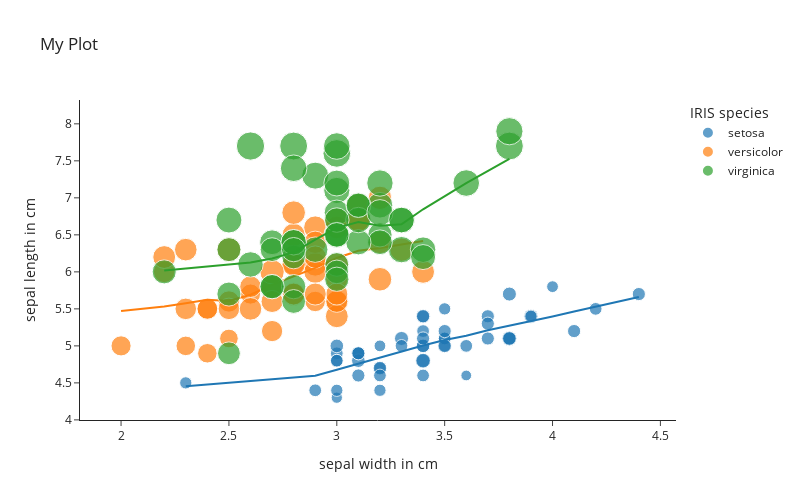

This figure's notebook cell:
### Markdown cell above
8. Lastly, give the plot a title and adjust with which labels the columns should be displayed. Use the labels in the following table:
| Column Name | Label |
| ----------- | ----------- |
| "sepal_length"  | "Sepal Length [cm]" |
| "sepal_width" | "Sepal Width [cm]" |
| "petal_length" | "Petal Length [cm]" |
| "petal_width" | "Petal Width [cm]" |
| "species" | "IRIS Species" |

### Code cell
px.scatter(
    df,
    x="sepal_width",
    y="sepal_length",
    color="species",
    size="petal_length",
    hover_data=["petal_width"],
    trendline="lowess",
    template="simple_white",
    width=800,
    height=500,
    title="My Plot",  # title to be displayed
    labels={
        "sepal_length": "sepal length in cm",
        "sepal_width": "sepal width in cm",
        "petal_length": "petal length cm",
        "petal_width": "petal width cm",
        "species": "IRIS species",
    },  # a dictionary where you can write for each column name the label that should be displayed
)

### Figure 1 — Plotly figure (JSON) as saved in the notebook; plotly's stock layout.template omitted (floating-point values rounded to 4 significant figures)
{"data": [{"customdata": [[0.2], [0.2], [0.2], [0.2], [0.2], [0.4], [0.3], [0.2], [0.2], [0.1], [0.2], [0.2], [0.1], [0.1], [0.2], [0.4], [0.4], [0.3], [0.3], [0.3], [0.2], [0.4], [0.2], [0.5], [0.2], [0.2], [0.4], [0.2], [0.2], [0.2], [0.2], [0.4], [0.1], [0.2], [0.1], [0.2], [0.2], [0.1], [0.2], [0.2], [0.3], [0.3], [0.2], [0.6], [0.4], [0.3], [0.2], [0.2], [0.2], [0.2]], "hovertemplate": "IRIS species=setosa<br>sepal width in cm=%{x}<br>sepal length in cm=%{y}<br>petal length cm=%{marker.size}<br>petal width cm=%{customdata[0]}<extra></extra>", "legendgroup": "setosa", "marker": {"color": "#1F77B4", "size": [1.4, 1.4, 1.3, 1.5, 1.4, 1.7, 1.4, 1.5, 1.4, 1.5, 1.5, 1.6, 1.4, 1.1, 1.2, 1.5, 1.3, 1.4, 1.7, 1.5, 1.7, 1.5, 1.0, 1.7, 1.9, 1.6, 1.6, 1.5, 1.4, 1.6, 1.6, 1.5, 1.5, 1.4, 1.5, 1.2, 1.3, 1.5, 1.3, 1.5, 1.3, 1.3, 1.3, 1.6, 1.9, 1.4, 1.6, 1.4, 1.5, 1.4], "sizemode": "area", "sizeref": 0.01725, "symbol": "circle"}, "mode": "markers", "name": "setosa", "orientation": "v", "showlegend": true, "type": "scatter", "x": [3.5, 3.0, 3.2, 3.1, 3.6, 3.9, 3.4, 3.4, 2.9, 3.1, 3.7, 3.4, 3.0, 3.0, 4.0, 4.4, 3.9, 3.5, 3.8, 3.8, 3.4, 3.7, 3.6, 3.3, 3.4, 3.0, 3.4, 3.5, 3.4, 3.2, 3.1, 3.4, 4.1, 4.2, 3.1, 3.2, 3.5, 3.1, 3.0, 3.4, 3.5, 2.3, 3.2, 3.5, 3.8, 3.0, 3.8, 3.2, 3.7, 3.3], "xaxis": "x", "y": [5.1, 4.9, 4.7, 4.6, 5.0, 5.4, 4.6, 5.0, 4.4, 4.9, 5.4, 4.8, 4.8, 4.3, 5.8, 5.7, 5.4, 5.1, 5.7, 5.1, 5.4, 5.1, 4.6, 5.1, 4.8, 5.0, 5.0, 5.2, 5.2, 4.7, 4.8, 5.4, 5.2, 5.5, 4.9, 5.0, 5.5, 4.9, 4.4, 5.1, 5.0, 4.5, 4.4, 5.0, 5.1, 4.8, 5.1, 4.6, 5.3, 5.0], "yaxis": "y"}, {"hovertemplate": "<b>LOWESS trendline</b><br><br>IRIS species=setosa<br>sepal width in cm=%{x}<br>sepal length in cm=%{y} <b>(trend)</b><extra></extra>", "legendgroup": "setosa", "marker": {"color": "#1F77B4", "symbol": "circle"}, "mode": "lines", "name": "setosa", "showlegend": false, "type": "scatter", "x": [2.3, 2.9, 3.0, 3.0, 3.0, 3.0, 3.0, 3.0, 3.1, 3.1, 3.1, 3.1, 3.1, 3.2, 3.2, 3.2, 3.2, 3.2, 3.3, 3.3, 3.4, 3.4, 3.4, 3.4, 3.4, 3.4, 3.4, 3.4, 3.4, 3.5, 3.5, 3.5, 3.5, 3.5, 3.5, 3.6, 3.6, 3.7, 3.7, 3.7, 3.8, 3.8, 3.8, 3.8, 3.9, 3.9, 4.0, 4.1, 4.2, 4.4], "xaxis": "x", "y": [4.454, 4.596, 4.677, 4.677, 4.677, 4.677, 4.677, 4.677, 4.76, 4.76, 4.76, 4.76, 4.76, 4.842, 4.842, 4.842, 4.842, 4.842, 4.92, 4.92, 5.005, 5.005, 5.005, 5.005, 5.005, 5.005, 5.005, 5.005, 5.005, 5.079, 5.079, 5.079, 5.079, 5.079, 5.079, 5.137, 5.137, 5.212, 5.212, 5.212, 5.272, 5.272, 5.272, 5.272, 5.332, 5.332, 5.398, 5.465, 5.531, 5.661], "yaxis": "y"}, {"customdata": [[1.4], [1.5], [1.5], [1.3], [1.5], [1.3], [1.6], [1.0], [1.3], [1.4], [1.0], [1.5], [1.0], [1.4], [1.3], [1.4], [1.5], [1.0], [1.5], [1.1], [1.8], [1.3], [1.5], [1.2], [1.3], [1.4], [1.4], [1.7], [1.5], [1.0], [1.1], [1.0], [1.2], [1.6], [1.5], [1.6], [1.5], [1.3], [1.3], [1.3], [1.2], [1.4], [1.2], [1.0], [1.3], [1.2], [1.3], [1.3], [1.1], [1.3]], "hovertemplate": "IRIS species=versicolor<br>sepal width in cm=%{x}<br>sepal length in cm=%{y}<br>petal length cm=%{marker.size}<br>petal width cm=%{customdata[0]}<extra></extra>", "legendgroup": "versicolor", "marker": {"color": "#FF7F0E", "size": [4.7, 4.5, 4.9, 4.0, 4.6, 4.5, 4.7, 3.3, 4.6, 3.9, 3.5, 4.2, 4.0, 4.7, 3.6, 4.4, 4.5, 4.1, 4.5, 3.9, 4.8, 4.0, 4.9, 4.7, 4.3, 4.4, 4.8, 5.0, 4.5, 3.5, 3.8, 3.7, 3.9, 5.1, 4.5, 4.5, 4.7, 4.4, 4.1, 4.0, 4.4, 4.6, 4.0, 3.3, 4.2, 4.2, 4.2, 4.3, 3.0, 4.1], "sizemode": "area", "sizeref": 0.01725, "symbol": "circle"}, "mode": "markers", "name": "versicolor", "orientation": "v", "showlegend": true, "type": "scatter", "x": [3.2, 3.2, 3.1, 2.3, 2.8, 2.8, 3.3, 2.4, 2.9, 2.7, 2.0, 3.0, 2.2, 2.9, 2.9, 3.1, 3.0, 2.7, 2.2, 2.5, 3.2, 2.8, 2.5, 2.8, 2.9, 3.0, 2.8, 3.0, 2.9, 2.6, 2.4, 2.4, 2.7, 2.7, 3.0, 3.4, 3.1, 2.3, 3.0, 2.5, 2.6, 3.0, 2.6, 2.3, 2.7, 3.0, 2.9, 2.9, 2.5, 2.8], "xaxis": "x", "y": [7.0, 6.4, 6.9, 5.5, 6.5, 5.7, 6.3, 4.9, 6.6, 5.2, 5.0, 5.9, 6.0, 6.1, 5.6, 6.7, 5.6, 5.8, 6.2, 5.6, 5.9, 6.1, 6.3, 6.1, 6.4, 6.6, 6.8, 6.7, 6.0, 5.7, 5.5, 5.5, 5.8, 6.0, 5.4, 6.0, 6.7, 6.3, 5.6, 5.5, 5.5, 6.1, 5.8, 5.0, 5.6, 5.7, 5.7, 6.2, 5.1, 5.7], "yaxis": "y"}, {"hovertemplate": "<b>LOWESS trendline</b><br><br>IRIS species=versicolor<br>sepal width in cm=%{x}<br>sepal length in cm=%{y} <b>(trend)</b><extra></extra>", "legendgroup": "versicolor", "marker": {"color": "#FF7F0E", "symbol": "circle"}, "mode": "lines", "name": "versicolor", "showlegend": false, "type": "scatter", "x": [2.0, 2.2, 2.2, 2.3, 2.3, 2.3, 2.4, 2.4, 2.4, 2.5, 2.5, 2.5, 2.5, 2.6, 2.6, 2.6, 2.7, 2.7, 2.7, 2.7, 2.7, 2.8, 2.8, 2.8, 2.8, 2.8, 2.8, 2.9, 2.9, 2.9, 2.9, 2.9, 2.9, 2.9, 3.0, 3.0, 3.0, 3.0, 3.0, 3.0, 3.0, 3.0, 3.1, 3.1, 3.1, 3.2, 3.2, 3.2, 3.3, 3.4], "xaxis": "x", "y": [5.471, 5.531, 5.531, 5.577, 5.577, 5.577, 5.622, 5.622, 5.622, 5.606, 5.606, 5.606, 5.606, 5.691, 5.691, 5.691, 5.825, 5.825, 5.825, 5.825, 5.825, 5.944, 5.944, 5.944, 5.944, 5.944, 5.944, 6.054, 6.054, 6.054, 6.054, 6.054, 6.054, 6.054, 6.188, 6.188, 6.188, 6.188, 6.188, 6.188, 6.188, 6.188, 6.284, 6.284, 6.284, 6.323, 6.323, 6.323, 6.374, 6.416], "yaxis": "y"}, {"customdata": [[2.5], [1.9], [2.1], [1.8], [2.2], [2.1], [1.7], [1.8], [1.8], [2.5], [2.0], [1.9], [2.1], [2.0], [2.4], [2.3], [1.8], [2.2], [2.3], [1.5], [2.3], [2.0], [2.0], [1.8], [2.1], [1.8], [1.8], [1.8], [2.1], [1.6], [1.9], [2.0], [2.2], [1.5], [1.4], [2.3], [2.4], [1.8], [1.8], [2.1], [2.4], [2.3], [1.9], [2.3], [2.5], [2.3], [1.9], [2.0], [2.3], [1.8]], "hovertemplate": "IRIS species=virginica<br>sepal width in cm=%{x}<br>sepal length in cm=%{y}<br>petal length cm=%{marker.size}<br>petal width cm=%{customdata[0]}<extra></extra>", "legendgroup": "virginica", "marker": {"color": "#2CA02C", "size": [6.0, 5.1, 5.9, 5.6, 5.8, 6.6, 4.5, 6.3, 5.8, 6.1, 5.1, 5.3, 5.5, 5.0, 5.1, 5.3, 5.5, 6.7, 6.9, 5.0, 5.7, 4.9, 6.7, 4.9, 5.7, 6.0, 4.8, 4.9, 5.6, 5.8, 6.1, 6.4, 5.6, 5.1, 5.6, 6.1, 5.6, 5.5, 4.8, 5.4, 5.6, 5.1, 5.1, 5.9, 5.7, 5.2, 5.0, 5.2, 5.4, 5.1], "sizemode": "area", "sizeref": 0.01725, "symbol": "circle"}, "mode": "markers", "name": "virginica", "orientation": "v", "showlegend": true, "type": "scatter", "x": [3.3, 2.7, 3.0, 2.9, 3.0, 3.0, 2.5, 2.9, 2.5, 3.6, 3.2, 2.7, 3.0, 2.5, 2.8, 3.2, 3.0, 3.8, 2.6, 2.2, 3.2, 2.8, 2.8, 2.7, 3.3, 3.2, 2.8, 3.0, 2.8, 3.0, 2.8, 3.8, 2.8, 2.8, 2.6, 3.0, 3.4, 3.1, 3.0, 3.1, 3.1, 3.1, 2.7, 3.2, 3.3, 3.0, 2.5, 3.0, 3.4, 3.0], "xaxis": "x", "y": [6.3, 5.8, 7.1, 6.3, 6.5, 7.6, 4.9, 7.3, 6.7, 7.2, 6.5, 6.4, 6.8, 5.7, 5.8, 6.4, 6.5, 7.7, 7.7, 6.0, 6.9, 5.6, 7.7, 6.3, 6.7, 7.2, 6.2, 6.1, 6.4, 7.2, 7.4, 7.9, 6.4, 6.3, 6.1, 7.7, 6.3, 6.4, 6.0, 6.9, 6.7, 6.9, 5.8, 6.8, 6.7, 6.7, 6.3, 6.5, 6.2, 5.9], "yaxis": "y"}, {"hovertemplate": "<b>LOWESS trendline</b><br><br>IRIS species=virginica<br>sepal width in cm=%{x}<br>sepal length in cm=%{y} <b>(trend)</b><extra></extra>", "legendgroup": "virginica", "marker": {"color": "#2CA02C", "symbol": "circle"}, "mode": "lines", "name": "virginica", "showlegend": false, "type": "scatter", "x": [2.2, 2.5, 2.5, 2.5, 2.5, 2.6, 2.6, 2.7, 2.7, 2.7, 2.7, 2.8, 2.8, 2.8, 2.8, 2.8, 2.8, 2.8, 2.8, 2.9, 2.9, 3.0, 3.0, 3.0, 3.0, 3.0, 3.0, 3.0, 3.0, 3.0, 3.0, 3.0, 3.0, 3.1, 3.1, 3.1, 3.1, 3.2, 3.2, 3.2, 3.2, 3.2, 3.3, 3.3, 3.3, 3.4, 3.4, 3.6, 3.8, 3.8], "xaxis": "x", "y": [6.019, 6.098, 6.098, 6.098, 6.098, 6.125, 6.125, 6.182, 6.182, 6.182, 6.182, 6.263, 6.263, 6.263, 6.263, 6.263, 6.263, 6.263, 6.263, 6.434, 6.434, 6.594, 6.594, 6.594, 6.594, 6.594, 6.594, 6.594, 6.594, 6.594, 6.594, 6.594, 6.594, 6.672, 6.672, 6.672, 6.672, 6.624, 6.624, 6.624, 6.624, 6.624, 6.642, 6.642, 6.642, 6.845, 6.845, 7.199, 7.525, 7.525], "yaxis": "y"}], "layout": {"height": 500, "legend": {"itemsizing": "constant", "title": {"text": "IRIS species"}, "tracegroupgap": 0}, "title": {"text": "My Plot"}, "width": 800, "xaxis": {"anchor": "y", "domain": [0, 1], "title": {"text": "sepal width in cm"}}, "yaxis": {"anchor": "x", "domain": [0, 1], "title": {"text": "sepal length in cm"}}}}
